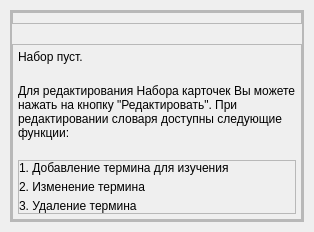
                     <widget class="QWidget" name="pageDictEmpty">
                      <property name="sizePolicy">
                       <sizepolicy hsizetype="Preferred" vsizetype="Preferred">
                        <horstretch>0</horstretch>
                        <verstretch>0</verstretch>
                       </sizepolicy>
                      </property>
                      <property name="minimumSize">
                       <size>
                        <width>0</width>
                        <height>0</height>
                       </size>
                      </property>
                      <property name="maximumSize">
                       <size>
                        <width>16777215</width>
                        <height>16777215</height>
                       </size>
                      </property>
                      <layout class="QHBoxLayout" name="horizontalLayout">
                       <property name="spacing">
                        <number>5</number>
                       </property>
                       <property name="leftMargin">
                        <number>10</number>
                       </property>
                       <property name="topMargin">
                        <number>10</number>
                       </property>
                       <property name="rightMargin">
                        <number>10</number>
                       </property>
                       <property name="bottomMargin">
                        <number>10</number>
                       </property>
                       <item>
                        <widget class="QFrame" name="frameDictEmpty">
                         <property name="sizePolicy">
                          <sizepolicy hsizetype="Preferred" vsizetype="Preferred">
                           <horstretch>0</horstretch>
                           <verstretch>0</verstretch>
                          </sizepolicy>
                         </property>
                         <property name="frameShape">
                          <enum>QFrame::StyledPanel</enum>
                         </property>
                         <property name="frameShadow">
                          <enum>QFrame::Raised</enum>
                         </property>
                         <layout class="QVBoxLayout" name="verticalLayout_26">
                          <property name="spacing">
                           <number>0</number>
                          </property>
                          <property name="leftMargin">
                           <number>0</number>
                          </property>
                          <property name="topMargin">
                           <number>0</number>
                          </property>
                          <property name="rightMargin">
                           <number>0</number>
                          </property>
                          <property name="bottomMargin">
                           <number>0</number>
                          </property>
                          <item alignment="Qt::AlignTop">
                           <widget class="QFrame" name="frameDictEmptyContent">
                            <property name="frameShape">
                             <enum>QFrame::StyledPanel</enum>
                            </property>
                            <property name="frameShadow">
                             <enum>QFrame::Raised</enum>
                            </property>
                            <layout class="QVBoxLayout" name="verticalLayout_27">
                             <property name="spacing">
                              <number>20</number>
                             </property>
                             <property name="leftMargin">
                              <number>0</number>
                             </property>
                             <property name="topMargin">
                              <number>0</number>
                             </property>
                             <property name="rightMargin">
                              <number>0</number>
                             </property>
                             <property name="bottomMargin">
                              <number>0</number>
                             </property>
                             <item alignment="Qt::AlignTop">
                              <widget class="QFrame" name="frame_13">
                               <property name="frameShape">
                                <enum>QFrame::StyledPanel</enum>
                               </property>
                               <property name="frameShadow">
                                <enum>QFrame::Raised</enum>
                               </property>
                               <layout class="QVBoxLayout" name="verticalLayout_28">
                                <property name="spacing">
                                 <number>5</number>
                                </property>
                                <property name="leftMargin">
                                 <number>5</number>
                                </property>
                                <property name="topMargin">
                                 <number>5</number>
                                </property>
                                <property name="rightMargin">
                                 <number>5</number>
                                </property>
                                <property name="bottomMargin">
                                 <number>5</number>
                                </property>
                               </layout>
                              </widget>
                             </item>
                             <item alignment="Qt::AlignTop">
                              <widget class="QFrame" name="frameDictEmptyText">
                               <property name="sizePolicy">
                                <sizepolicy hsizetype="Preferred" vsizetype="Preferred">
                                 <horstretch>0</horstretch>
                                 <verstretch>0</verstretch>
                                </sizepolicy>
                               </property>
                               <property name="frameShape">
                                <enum>QFrame::StyledPanel</enum>
                               </property>
                               <property name="frameShadow">
                                <enum>QFrame::Raised</enum>
                               </property>
                               <layout class="QVBoxLayout" name="verticalLayout_29">
                                <property name="spacing">
                                 <number>20</number>
                                </property>
                                <property name="leftMargin">
                                 <number>5</number>
                                </property>
                                <property name="topMargin">
                                 <number>5</number>
                                </property>
                                <property name="rightMargin">
                                 <number>5</number>
                                </property>
                                <property name="bottomMargin">
                                 <number>5</number>
                                </property>
                                <item>
                                 <widget class="QLabel" name="p2DictEmptyNone">
                                  <property name="text">
                                   <string>Набор пуст.</string>
                                  </property>
                                  <property name="wordWrap">
                                   <bool>true</bool>
                                  </property>
                                 </widget>
                                </item>
                                <item>
                                 <widget class="QLabel" name="p1DictEmptyNone">
                                  <property name="text">
                                   <string>Для редактирования Набора карточек Вы можете нажать на кнопку &quot;Редактировать&quot;. При редактировании словаря доступны следующие функции:</string>
                                  </property>
                                  <property name="wordWrap">
                                   <bool>true</bool>
                                  </property>
                                 </widget>
                                </item>
                                <item>
                                 <widget class="QFrame" name="frame_9">
                                  <property name="frameShape">
                                   <enum>QFrame::StyledPanel</enum>
                                  </property>
                                  <property name="frameShadow">
                                   <enum>QFrame::Raised</enum>
                                  </property>
                                  <layout class="QVBoxLayout" name="verticalLayout_30">
                                   <property name="spacing">
                                    <number>5</number>
                                   </property>
                                   <property name="leftMargin">
                                    <number>0</number>
                                   </property>
                                   <property name="topMargin">
                                    <number>0</number>
                                   </property>
                                   <property name="rightMargin">
                                    <number>0</number>
                                   </property>
                                   <property name="bottomMargin">
                                    <number>0</number>
                                   </property>
                                   <item>
                                    <widget class="QLabel" name="label_2">
                                     <property name="text">
                                      <string>1. Добавление термина для изучения</string>
                                     </property>
                                    </widget>
                                   </item>
                                   <item>
                                    <widget class="QLabel" name="label_4">
                                     <property name="text">
                                      <string>2. Изменение термина</string>
                                     </property>
                                    </widget>
                                   </item>
                                   <item>
                                    <widget class="QLabel" name="label_5">
                                     <property name="text">
                                      <string>3. Удаление термина</string>
                                     </property>
                                    </widget>
                                   </item>
                                  </layout>
                                 </widget>
                                </item>
                               </layout>
                              </widget>
                             </item>
                            </layout>
                           </widget>
                          </item>
                         </layout>
                        </widget>
                       </item>
                      </layout>
                     </widget>
